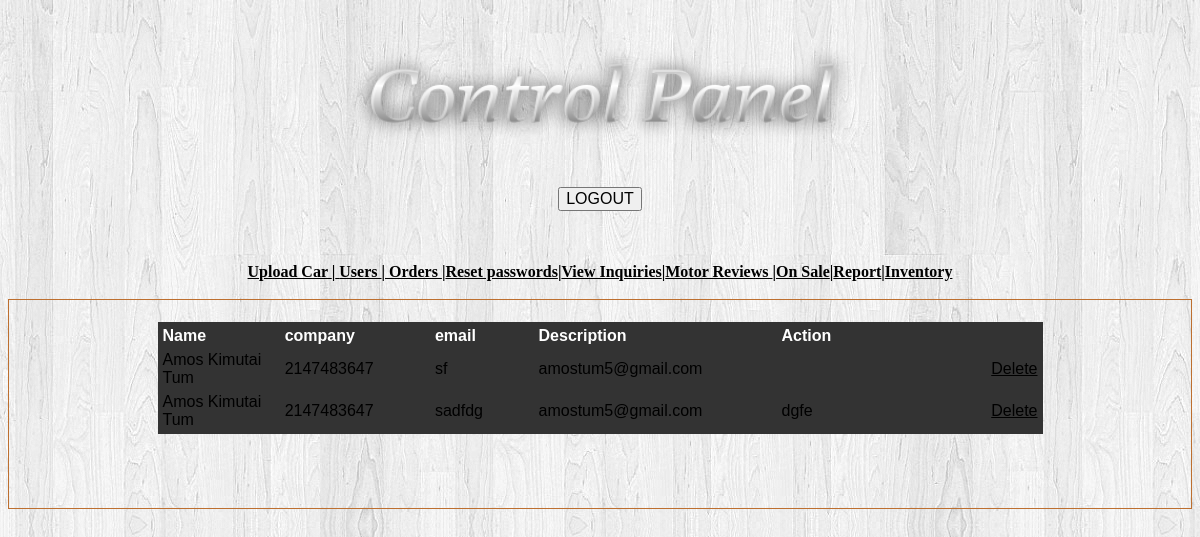
/viewinquiries.php, run on the app's committed database.
### tables this page shows
CREATE TABLE IF NOT EXISTS `inquiries` (
  `id` int(30) NOT NULL AUTO_INCREMENT,
  `fname` text NOT NULL,
  `phone` int(30) NOT NULL,
  `company` text NOT NULL,
  `email` text NOT NULL,
  `description` text NOT NULL,
  PRIMARY KEY (`id`)
);

### viewinquiries.php (the view, shortened to what this page needs)
<!DOCTYPE html PUBLIC "-//W3C//DTD XHTML 1.0 Transitional//EN" "http://www.w3.org/TR/xhtml1/DTD/xhtml1-transitional.dtd">
<html xmlns="http://www.w3.org/1999/xhtml">
<?php
$quey1="select * from inquiries";
$result=mysql_query($quey1) or die(mysql_error());
?>
<head>
<link href="css/style.css" rel="stylesheet" type="text/css" />
</head>
<body>
<div id="templatemo_container">
<div id="templatemo_top_panel">
  <div align="center">
    <table width="197" height="120" border="0" align="center">
    <tr>
      <td><img src="images/coollogo_com-250804822.png" alt="asf" width="528" height="145" /></td>
    </tr>
  </table></p>
  </div>
</div>
<div id="templatemo_content_panel_1">
	<div align="left" class="style8">
	  <div align="center"><a href="Adminlogin.html" class="heading2">
	    <input type="button" value="LOGOUT" class="body_txt" />
	    </a></div>
	</div>
	  <p align="center">&nbsp;</p>
  </div>
  <div id="templatemo_section_1_1">
    <div id="header">
      <div align="center" class="style5">
         <p align="center" class="style1 style6"><span class="style5"><a href="upload.php" class="style6">Upload Car </a>|<span class="style6"><a href="users.php" class="style6"> Users  </a>|<a href="orders.php" class="style6"> Orders </a>|<a href="reset.php" class="style6">Reset passwords</a>|<a href="viewinquiries.php" class="style6">View Inquiries</a></span></span>|<a href="viewreviews.php" class="style6">Motor  Reviews </a>|<a href="onsale.php" class="style6">On Sale</a>|<a href="report.php" target="_blank" class="style6">Report</a>|<a href="level.php" target="_blank" class="style6">Inventory</a></p>
	    <div style="border:#bd6f2f solid 1px;padding:4px 6px 2px 6px">
	    <div id="container">
              <table width="885" height="70" border="1" align="center" bordercolor="#333333" bgcolor="#333333" class="style6" >
  <caption>&nbsp;
  </caption>
  <tr>
    <th width="142" bgcolor="#333333"><div align="left" class="style8 style16">Name</div></th>
    <th width="167" bgcolor="#333333"><div align="left" class="style8 style16>phone</div></th>
	<th width="157" bgcolor="#333333"><div align="left" class="style8 style16">company</div></th>
	<th width="118" bgcolor="#333333"><div align="left" class="style8 style16">email</div></th>
    <th width="267" bgcolor="#333333"><div align="left" class="style8 style16">Description</div></th>
	<th width="267" bgcolor="#333333"><div align="left" class="style8 style16">Action</div></th>
	</tr>
  <?php
while($row=mysql_fetch_array($result)){
echo "<tr><td>";
echo $row ['fname'];
echo "</td><td>";
echo $row['phone'];
echo "</td><td>";
echo $row['company'];
echo "</td><td>";
echo $row['email'];
echo "</td><td>";
echo $row['description'];
echo "</td>";
echo '<td><a href="delete3.php? fname='.$row['fname'].'">Delete</a></td>';
echo "</tr></td>";
}
 echo "</table>";
?>
			  <br />
                <br />
                <br />
          </div>
	  </div>
      </div>
	  </div>
    <div class="cleaner_with_height">&nbsp;</div>
</div>
</div>
</body>
</html>

### css/style.css (style rules this page uses)
body { background:url(../images/white-vintage-background.jpg) no-repeat 50% 0 #000; font-family:Arial, Helvetica, sans-serif; font-size:100%; line-height:1.125em; color:#464646; }
html { min-width:980px; }
html, body { height:100%; }
input, select, textarea { font-family:Arial, Helvetica, sans-serif; font-size:1em; vertical-align:middle; font-weight:normal; }
p { margin-bottom:18px; }
a { color:#000000; outline:none; }

### viewinquiries.php (style rules this page uses)
.style5 { font-size: 16px }
.style6 { color: #000000 }
.style16 { color: #FFFFFF }

### data on the page
inquiries: fname "Amos Kimutai Tum", phone "2147483647", company "sf", email "amostum5@gmail.com"
inquiries: fname "Amos Kimutai Tum", phone "2147483647", company "sadfdg", email "amostum5@gmail.com", description "dgfe"
